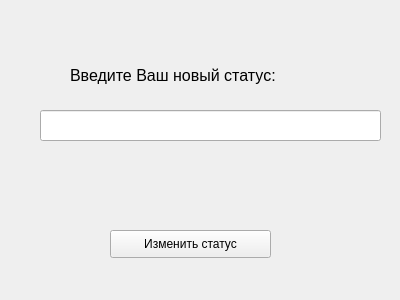
<?xml version="1.0" encoding="UTF-8"?>
<ui version="4.0">
 <class>Form</class>
 <widget class="QWidget" name="Form">
  <property name="geometry">
   <rect>
    <x>0</x>
    <y>0</y>
    <width>400</width>
    <height>300</height>
   </rect>
  </property>
  <property name="windowTitle">
   <string>Form</string>
  </property>
  <widget class="QLabel" name="label">
   <property name="geometry">
    <rect>
     <x>70</x>
     <y>60</y>
     <width>261</width>
     <height>31</height>
    </rect>
   </property>
   <property name="font">
    <font>
     <pointsize>12</pointsize>
    </font>
   </property>
   <property name="text">
    <string>Введите Ваш новый статус:</string>
   </property>
  </widget>
  <widget class="QPushButton" name="pushButton">
   <property name="geometry">
    <rect>
     <x>110</x>
     <y>230</y>
     <width>161</width>
     <height>28</height>
    </rect>
   </property>
   <property name="text">
    <string>Изменить статус</string>
   </property>
  </widget>
  <widget class="QLineEdit" name="lineEdit">
   <property name="geometry">
    <rect>
     <x>40</x>
     <y>110</y>
     <width>341</width>
     <height>31</height>
    </rect>
   </property>
  </widget>
 </widget>
 <resources/>
 <connections/>
</ui>
